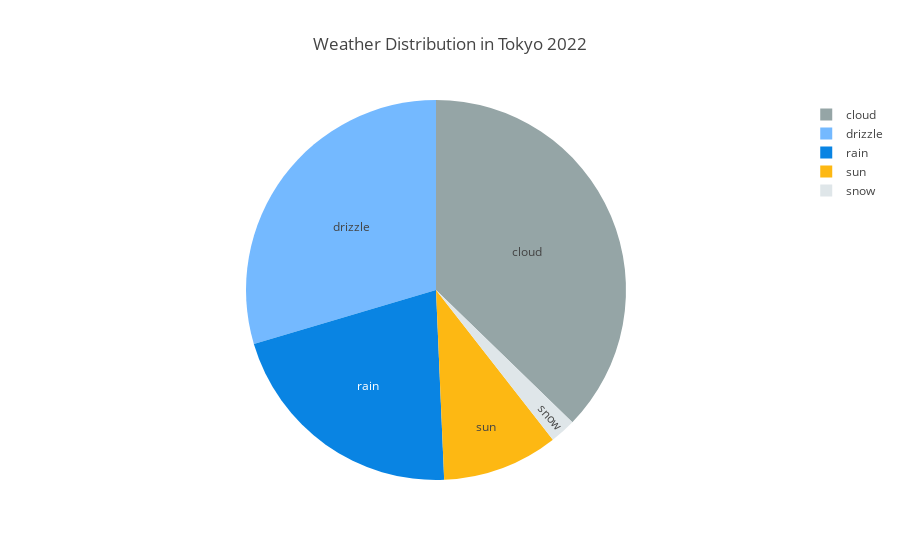

The cell this chart's notebook holds for it:
### Code cell
weather_colors = {      
    'cloud': '#95A5A6',    
    'drizzle': '#74B9FF',  
    'rain': '#0984E3',     
    'snow': '#DFE6E9',
    'sun': '#FDB813',   
}
fig = px.pie(
    weather_count,
    names='weather',
    values='count',
    title='Weather Distribution in Tokyo 2022',
    color_discrete_sequence=['#95A5A6', '#74B9FF', '#0984E3', '#FDB813', '#DFE6E9']
)
fig.update_traces(textinfo='label', textposition='auto')
fig

### Figure 1 — Plotly figure (JSON) as saved in the notebook; plotly's stock layout.template omitted (floating-point values rounded to 4 significant figures)
{"data": [{"domain": {"x": [0, 1], "y": [0, 1]}, "hovertemplate": "weather=%{label}<br>count=%{value}<extra></extra>", "labels": ["cloud", "drizzle", "rain", "sun", "snow"], "legendgroup": "", "name": "", "showlegend": true, "textinfo": "label", "textposition": "auto", "type": "pie", "values": [136, 108, 77, 36, 8]}], "layout": {"legend": {"tracegroupgap": 0}, "piecolorway": ["#95A5A6", "#74B9FF", "#0984E3", "#FDB813", "#DFE6E9"], "title": {"text": "Weather Distribution in Tokyo 2022"}}}
